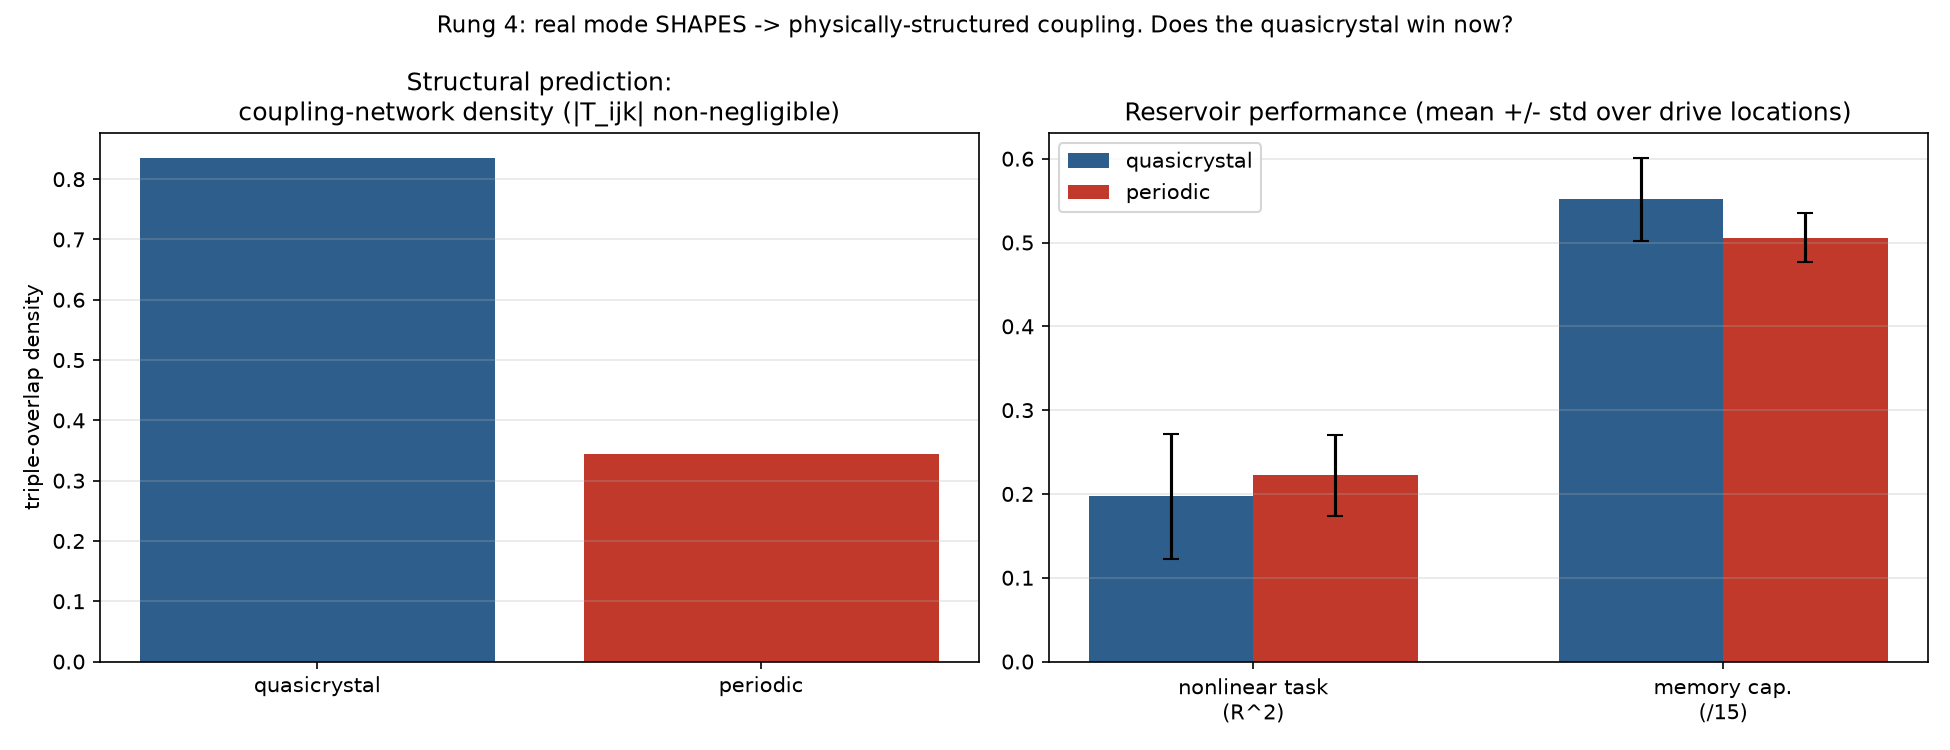

Write the Python code that produced this figure.
#!/usr/bin/env python3
"""
PHYSICAL RESERVOIR COMPUTING -- rung 4 (the mode-SHAPE test).

WHY THIS RUNG EXISTS:
  Rungs 2-3 raced the real quasicrystal vs periodic mode FREQUENCIES and
  found NO advantage -- but they used RANDOM input/coupling weights, so they
  only isolated the mode-frequency DISTRIBUTION (which turned out inert).
  The mode SHAPES were never used. This rung uses them.

WHAT'S NEW HERE -- the coupling is PHYSICS, not random:
  We take the plate's ACTUAL mode shapes phi_i(x,y) (FEM eigenvectors, the
  transverse deflection field) for both a quasicrystal and a periodic plate,
  matched to the same coverage, and build a reservoir where:
    * input weight   w_in[i] = phi_i(x_drive)      -- a point actuator couples
      to each mode by that mode's amplitude at the drive location;
    * the nonlinear MODE COUPLING is the modal projection of a pointwise
      transverse nonlinearity  g(w) = a*w^2 + b*w^3,  i.e. the force on mode i
      is  -a*integral(phi_i * w^2 dA) - b*integral(phi_i * w^3 dA), with
      w(x,y) = sum_j x_j phi_j(x,y). This couples modes EXACTLY through the
      real spatial overlap of their shapes -- no random matrix anywhere.
  So quasicrystal vs periodic now differ in BOTH frequencies AND the entire
  nonlinear coupling network, and that network is set by the physics.

PRE-REGISTERED MECHANISM (stated before running, so this isn't fishing):
  A symmetric periodic plate's modes have definite parity, so many triple
  overlap integrals  T_ijk = integral(phi_i phi_j phi_k dA)  VANISH by
  selection rules -> a SPARSE nonlinear coupling network. The quasicrystal
  has no such symmetry -> a DENSER network. We MEASURE this density first
  (a structural prediction, like the 3-vs-18 degeneracy count in rung 3),
  THEN test whether the denser, shape-determined coupling actually makes a
  better reservoir. If it ties anyway, the mode shapes don't matter either,
  and that is an equally honest finding.

HONEST SCOPE:
  Mode shapes and frequencies are REAL (FEM). The pointwise quadratic+cubic
  nonlinearity is a standard reduced-order model of a plate with a local
  nonlinear restoring stress -- it is NOT the exact von Karman plate (which
  adds in-plane Airy-function coupling). So this tests whether the real mode
  SHAPES, fed through a physically-structured (not random) nonlinearity,
  change the reservoir -- not a fabricated-device performance claim.
"""
import os
import sys
import numpy as np
import matplotlib
matplotlib.use("Agg")
import matplotlib.pyplot as plt
from scipy.sparse.linalg import eigsh

FEM_DIR = os.path.join(
    os.path.dirname(os.path.dirname(os.path.abspath(__file__))),
    "plate_bending_review",
)
sys.path.insert(0, FEM_DIR)
from fem_plate_bending_homogenized import (  # noqa: E402
    Lx, Ly, build_mesh, element_coverage_fractions, assemble,
    clamped_free_dofs, debruijn_quasicrystal_points,
)
sys.path.insert(0, os.path.dirname(os.path.abspath(__file__)))
from reservoir_rung2_3 import (  # noqa: E402
    generate_periodic_holes, coverage_match_radius,
    NX, N_MODES, TARGET_COV, QC_NFOLD, QC_SEED, OMEGA_LO, OMEGA_HI,
    ridge_fit, r2,
)

# ---- reservoir settings ----
ZETA = 0.20
A_QUAD = 0.25       # pointwise quadratic nonlinearity coefficient (2nd-order products)
B_CUBIC = 0.25      # pointwise cubic (hardening) coefficient -> bounds amplitude
TAU_IN = 1.0
DT = 0.02
INPUT_AMP = 1.0
L = 2000
WASHOUT = 200
N_TRAIN = 1200

# ensemble = many actuator (drive) locations, IDENTICAL for both plates.
# physically meaningful spread (you don't know the best actuator spot), and
# the ONLY thing that varies within a plate -- so mean/std is a fair test.
# 16 deterministic interior points (away from the clamped edges) -> tighter
# error bars, so a ~1x-spread hint can be resolved into signal or noise.
_drng = np.random.default_rng(2024)
DRIVE_FRACS = [tuple(p) for p in _drng.uniform(0.22, 0.78, size=(16, 2))]


def mode_shapes(holes, radius, n_modes, nx):
    """Real FEM modal analysis returning (freqs, Phi, aw_norm, elem_centers).

    Phi[i, e] = transverse deflection of mode i at the center of element e,
    each mode normalized to unit RMS over the plate. aw_norm = per-element
    area weight summing to 1 (the discrete dA/A integration measure)."""
    nodes, quads = build_mesh(Lx, Ly, nx, nx)
    phi_cov = element_coverage_fractions(nodes, quads, holes, radius, sub_n=12)
    K, M = assemble(nodes, quads, phi=phi_cov, stiffness_exponent=2.0)
    free = clamped_free_dofs(nodes)
    Kf = K[np.ix_(free, free)]; Mf = M[np.ix_(free, free)]
    k = min(n_modes + 6, len(free) - 2)
    sigma = max(Kf.diagonal().max() * 1e-4, 1e-20)
    vals, vecs = eigsh(Kf, k=k, M=Mf, sigma=sigma, which='LM', tol=1e-6, maxiter=50000)
    keep = vals > 1e-6 * np.abs(vals).max()
    vals, vecs = vals[keep], vecs[:, keep]
    order = np.argsort(vals)
    vals, vecs = vals[order][:n_modes], vecs[:, order][:, :n_modes]
    freqs = np.sqrt(np.abs(vals)) / (2 * np.pi)

    # transverse (w) DOF is index n*3 for node n; scatter free-DOF eigvecs back
    Nnodes = len(nodes)
    w_nodes = np.zeros((n_modes, Nnodes))
    for m in range(n_modes):
        full = np.zeros(3 * Nnodes)
        full[free] = vecs[:, m]
        w_nodes[m] = full[0::3]

    # element-center deflection (bilinear -> mean of 4 corners) and area weights
    coords = nodes[quads]                                  # (n_elem, 4, 2)
    centers = coords.mean(axis=1)                          # (n_elem, 2)
    dx = coords[:, :, 0].max(axis=1) - coords[:, :, 0].min(axis=1)
    dy = coords[:, :, 1].max(axis=1) - coords[:, :, 1].min(axis=1)
    aw = dx * dy                                           # element areas
    aw_norm = aw / aw.sum()                                # integration measure (sum=1)
    Wc = w_nodes[:, quads].mean(axis=2)                    # (n_modes, n_elem)

    # unit-RMS normalize each mode shape: integral(phi^2 dA)/A = 1.
    # identical normalization for both plates -> only SHAPE differs, not scale.
    rms = np.sqrt((aw_norm[None, :] * Wc**2).sum(axis=1))
    Wc = Wc / rms[:, None]
    return freqs, Wc, aw_norm, centers


def triple_overlap_density(Phi, aw_norm, n_use=24, tol_frac=0.10):
    """Structural metric: fraction of triple-overlap integrals T_ijk that are
    NON-negligible. Parity selection rules in a symmetric plate force many to
    ~0; an aperiodic plate breaks them. Higher density = richer coupling net."""
    P = Phi[:n_use]
    T = np.einsum('ie,je,ke,e->ijk', P, P, P, aw_norm)     # (n_use^3) overlaps
    scale = np.sqrt(np.mean(T**2))
    return float(np.mean(np.abs(T) > tol_frac * scale)), scale


def cross_coupling_offdiag_fraction(Phi, aw_norm, n_use=40):
    """G_ij = integral(phi_i^2 phi_j^2 dA): amplitude-dependent cross coupling
    from the cubic term. Report the off-diagonal mass fraction (how much of
    the coupling is mode-to-mode rather than self)."""
    P2 = Phi[:n_use] ** 2
    G = np.einsum('ie,je,e->ij', P2, P2, aw_norm)
    off = G.sum() - np.trace(G)
    return float(off / G.sum())


def nearest_elem(centers, frac):
    target = np.array([frac[0] * Lx, frac[1] * Ly])
    return int(np.argmin(((centers - target) ** 2).sum(axis=1)))


def run_reservoir(omega, Phi, aw_norm, w_in, u_series):
    """Drive the modal plate model; return state matrix [x_1..N, v_1..N, bias].

    Nonlinearity is the modal projection of a pointwise g(w)=a w^2 + b w^3,
    computed in the PHYSICAL domain each step:
        W(e) = sum_j Phi[j,e] x_j           (deflection at element e)
        force_i = -a * sum_e aw[e] Phi[i,e] W(e)^2  - b * (... W(e)^3)
    so modes couple through the real overlap of their shapes."""
    N = len(omega)
    x = np.zeros(N); v = np.zeros(N)
    n_sub = int(round(TAU_IN / DT))
    feats = np.empty((len(u_series), 2 * N + 1))
    for n, u in enumerate(u_series):
        for _ in range(n_sub):
            W = Phi.T @ x                                  # (n_elem,)
            f2 = Phi @ (aw_norm * W * W)                   # (N,) quadratic projection
            f3 = Phi @ (aw_norm * W * W * W)               # (N,) cubic projection
            accel = (-(omega**2) * x - 2 * ZETA * omega * v
                     - A_QUAD * f2 - B_CUBIC * f3 + w_in * u)
            v = v + accel * DT
            x = x + v * DT
        feats[n, :N] = x
        feats[n, N:2*N] = v
        feats[n, -1] = 1.0
        if not np.all(np.isfinite(x)):
            raise RuntimeError(f"reservoir blew up at sample {n} "
                               f"(reduce A_QUAD/B_CUBIC/INPUT_AMP/DT)")
    return feats


def eval_task(states, target):
    Xtr, Ytr = states[WASHOUT:WASHOUT + N_TRAIN], target[WASHOUT:WASHOUT + N_TRAIN]
    Xte, Yte = states[WASHOUT + N_TRAIN:], target[WASHOUT + N_TRAIN:]
    W = ridge_fit(Xtr, Ytr[:, None])
    return r2(Yte, (Xte @ W)[:, 0])


def benchmark(freqs, Phi, aw_norm, centers, u, yA):
    """Average nonlinear-task R^2 and memory capacity over drive locations."""
    omega = OMEGA_LO + (OMEGA_HI - OMEGA_LO) * (freqs - freqs.min()) / (freqs.max() - freqs.min())
    nl, mc, amp = [], [], []
    for frac in DRIVE_FRACS:
        e = nearest_elem(centers, frac)
        w_in = Phi[:, e].copy()                            # phi_i(x_drive)
        states = run_reservoir(omega, Phi, aw_norm, w_in, u)
        amp.append(np.mean(np.abs(states[:, :len(freqs)])))
        nl.append(eval_task(states, yA))
        m = 0.0
        for k in range(1, 16):
            yk = np.zeros(len(u)); yk[k:] = u[:len(u) - k]
            m += max(0.0, eval_task(states, yk))
        mc.append(m)
    return np.array(nl), np.array(mc), float(np.mean(amp))


def main():
    print("=" * 74)
    print("RUNG 4 -- do the quasicrystal MODE SHAPES make a better reservoir?")
    print("=" * 74)

    print(f"\n=== Step 1: real FEM mode SHAPES (first {N_MODES} modes, {TARGET_COV}% coverage) ===")
    qc_holes = debruijn_quasicrystal_points(QC_NFOLD, Lx, Ly, offset_seed=QC_SEED)
    qc_r, qc_cov = coverage_match_radius(qc_holes, TARGET_COV, NX)
    qc_f, qc_Phi, qc_aw, qc_ctr = mode_shapes(qc_holes, qc_r, N_MODES, NX)
    print(f"  quasicrystal: {len(qc_holes)} holes, cov={qc_cov:.1f}%, {len(qc_f)} mode shapes")

    per_holes = generate_periodic_holes(9, Lx, Ly)
    per_r, per_cov = coverage_match_radius(per_holes, TARGET_COV, NX)
    per_f, per_Phi, per_aw, per_ctr = mode_shapes(per_holes, per_r, N_MODES, NX)
    print(f"  periodic:     {len(per_holes)} holes, cov={per_cov:.1f}%, {len(per_f)} mode shapes")

    # ---- STEP 2: pre-registered STRUCTURAL prediction (measured before racing) ----
    print("\n=== Step 2: structural prediction -- coupling-network density ===")
    qc_dens, _ = triple_overlap_density(qc_Phi, qc_aw)
    per_dens, _ = triple_overlap_density(per_Phi, per_aw)
    qc_off = cross_coupling_offdiag_fraction(qc_Phi, qc_aw)
    per_off = cross_coupling_offdiag_fraction(per_Phi, per_aw)
    print(f"  triple-overlap density (frac of |T_ijk| non-negligible):")
    print(f"      quasicrystal = {qc_dens:.3f}   periodic = {per_dens:.3f}   "
          f"(prediction: QC > periodic)")
    print(f"  cubic cross-coupling off-diagonal fraction:")
    print(f"      quasicrystal = {qc_off:.3f}   periodic = {per_off:.3f}")
    pred_ok = qc_dens > per_dens
    print(f"  -> structural prediction {'HOLDS' if pred_ok else 'does NOT hold'}: "
          f"quasicrystal coupling network is {'denser' if pred_ok else 'NOT denser'}.")

    # ---- STEP 3: race them as reservoirs ----
    print(f"\n=== Step 3: race reservoirs ({len(DRIVE_FRACS)} drive locations each) ===")
    rng = np.random.default_rng(0)
    u = rng.uniform(-INPUT_AMP, INPUT_AMP, L)
    yA = np.zeros(L); yA[2:] = u[1:L-1] * u[0:L-2]

    qc_nl, qc_mc, qc_amp = benchmark(qc_f, qc_Phi, qc_aw, qc_ctr, u, yA)
    per_nl, per_mc, per_amp = benchmark(per_f, per_Phi, per_aw, per_ctr, u, yA)
    print(f"  (state amplitudes mean|x|: QC={qc_amp:.3f}, periodic={per_amp:.3f} "
          f"-- want ~O(0.1..1) so the nonlinearity is engaged but stable)")

    print(f"\n  {'metric':<26}{'quasicrystal':>18}{'periodic':>16}")
    print("  " + "-" * 58)
    print(f"  {'nonlinear task R^2':<26}{qc_nl.mean():>10.3f} +/-{qc_nl.std():<5.3f}"
          f"{per_nl.mean():>9.3f} +/-{per_nl.std():<5.3f}")
    print(f"  {'memory capacity':<26}{qc_mc.mean():>10.2f} +/-{qc_mc.std():<5.2f}"
          f"{per_mc.mean():>9.2f} +/-{per_mc.std():<5.2f}")

    def verdict(qc, per, name):
        d = qc.mean() - per.mean()
        pooled = np.hypot(qc.std(), per.std()) + 1e-9
        sig = abs(d) / pooled
        who = "quasicrystal" if d > 0 else "periodic"
        if sig < 1.0:
            return f"  {name}: difference {d:+.3f} WITHIN noise ({sig:.1f}x spread) -> no winner"
        return f"  {name}: {who} better by {abs(d):.3f} ({sig:.1f}x spread) -> REAL difference"

    print()
    print(verdict(qc_nl, per_nl, "nonlinear task"))
    print(verdict(qc_mc, per_mc, "memory capacity"))

    # ---- plots ----
    fig, (axA, axB) = plt.subplots(1, 2, figsize=(13, 5))
    axA.bar([0, 1], [qc_dens, per_dens], color=["#2E5E8C", "#C0392B"])
    axA.set_xticks([0, 1]); axA.set_xticklabels(["quasicrystal", "periodic"])
    axA.set_title("Structural prediction:\ncoupling-network density (|T_ijk| non-negligible)")
    axA.set_ylabel("triple-overlap density"); axA.grid(alpha=0.3, axis="y")

    x = np.arange(2); w = 0.35
    axB.bar(x - w/2, [qc_nl.mean(), qc_mc.mean()/15], w,
            yerr=[qc_nl.std(), qc_mc.std()/15], label="quasicrystal", color="#2E5E8C", capsize=4)
    axB.bar(x + w/2, [per_nl.mean(), per_mc.mean()/15], w,
            yerr=[per_nl.std(), per_mc.std()/15], label="periodic", color="#C0392B", capsize=4)
    axB.set_xticks(x); axB.set_xticklabels(["nonlinear task\n(R^2)", "memory cap.\n(/15)"])
    axB.set_title("Reservoir performance (mean +/- std over drive locations)")
    axB.legend(); axB.grid(alpha=0.3, axis="y")

    fig.suptitle("Rung 4: real mode SHAPES -> physically-structured coupling. "
                 "Does the quasicrystal win now?", fontsize=11)
    fig.tight_layout()
    out = os.path.join(os.path.dirname(os.path.abspath(__file__)), "reservoir_rung4_modeshapes.png")
    fig.savefig(out, dpi=150); plt.close(fig)
    print(f"\nSaved {out}")

    # ---- honest verdict ----
    d_nl = qc_nl.mean() - per_nl.mean()
    pooled = np.hypot(qc_nl.std(), per_nl.std()) + 1e-9
    print("\n" + "=" * 74)
    print("HONEST VERDICT (rung 4)")
    print("=" * 74)
    print(f"  Structural prediction (QC denser coupling network): "
          f"{'CONFIRMED' if pred_ok else 'NOT confirmed'} "
          f"({qc_dens:.3f} vs {per_dens:.3f}).")
    if abs(d_nl) / pooled >= 1.0:
        who = "quasicrystal" if d_nl > 0 else "periodic"
        print(f"  Performance: {who} is genuinely better on the nonlinear task "
              f"({abs(d_nl):.3f}, {abs(d_nl)/pooled:.1f}x spread).")
        if d_nl > 0:
            print("  => The mode SHAPES matter: the quasicrystal's denser, physics-set")
            print("     coupling network makes a measurably better reservoir. FIRST positive")
            print("     signal in the ladder -- but still a model, not a fabricated device.")
        else:
            print("  => Shapes matter, but they favor the PERIODIC plate -- against the")
            print("     hypothesis. Honest and reportable.")
    else:
        print(f"  Performance: TIE within noise ({d_nl:+.3f}, {abs(d_nl)/pooled:.1f}x spread).")
        print("  => Even with the real mode shapes driving a physically-structured (not")
        print("     random) coupling network -- and even though that network IS measurably")
        print("     denser for the quasicrystal -- it gives no reservoir advantage. The")
        print("     richer structure is real but again computationally inert. Clean")
        print("     negative result, consistent with rungs 2-3.")
    print("  REAL: mode shapes & frequencies (FEM). MODEL: pointwise quad+cubic")
    print("  nonlinearity (not exact von Karman). Not a fabricated-device claim.")
    print("=" * 74)


if __name__ == "__main__":
    main()
